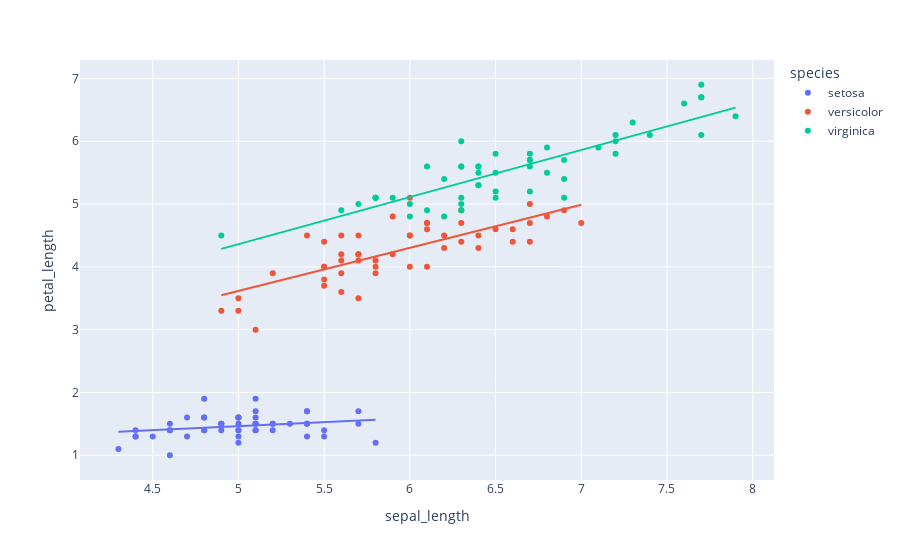

This figure's notebook cell:
### Code cell
px.scatter(iris_dataset,
x='sepal_length',
y='petal_length',
color='species',
trendline="ols")

### Figure 1 — Plotly figure (JSON) as saved in the notebook; plotly's stock layout.template omitted (floating-point values rounded to 4 significant figures)
{"data": [{"hovertemplate": "species=setosa<br>sepal_length=%{x}<br>petal_length=%{y}<extra></extra>", "legendgroup": "setosa", "marker": {"color": "#636efa", "symbol": "circle"}, "mode": "markers", "name": "setosa", "orientation": "v", "showlegend": true, "type": "scatter", "x": [5.1, 4.9, 4.7, 4.6, 5, 5.4, 4.6, 5, 4.4, 4.9, 5.4, 4.8, 4.8, 4.3, 5.8, 5.7, 5.4, 5.1, 5.7, 5.1, 5.4, 5.1, 4.6, 5.1, 4.8, 5, 5, 5.2, 5.2, 4.7, 4.8, 5.4, 5.2, 5.5, 4.9, 5, 5.5, 4.9, 4.4, 5.1, 5, 4.5, 4.4, 5, 5.1, 4.8, 5.1, 4.6, 5.3, 5], "xaxis": "x", "y": [1.4, 1.4, 1.3, 1.5, 1.4, 1.7, 1.4, 1.5, 1.4, 1.5, 1.5, 1.6, 1.4, 1.1, 1.2, 1.5, 1.3, 1.4, 1.7, 1.5, 1.7, 1.5, 1, 1.7, 1.9, 1.6, 1.6, 1.5, 1.4, 1.6, 1.6, 1.5, 1.5, 1.4, 1.5, 1.2, 1.3, 1.5, 1.3, 1.5, 1.3, 1.3, 1.3, 1.6, 1.9, 1.4, 1.6, 1.4, 1.5, 1.4], "yaxis": "y"}, {"hovertemplate": "<b>OLS trendline</b><br>petal_length = 0.129891 * sepal_length + 0.813768<br>R<sup>2</sup>=0.069630<br><br>species=setosa<br>sepal_length=%{x}<br>petal_length=%{y} <b>(trend)</b><extra></extra>", "legendgroup": "setosa", "marker": {"color": "#636efa", "symbol": "circle"}, "mode": "lines", "name": "setosa", "showlegend": false, "type": "scatter", "x": [4.3, 4.4, 4.4, 4.4, 4.5, 4.6, 4.6, 4.6, 4.6, 4.7, 4.7, 4.8, 4.8, 4.8, 4.8, 4.8, 4.9, 4.9, 4.9, 4.9, 5, 5, 5, 5, 5, 5, 5, 5, 5.1, 5.1, 5.1, 5.1, 5.1, 5.1, 5.1, 5.1, 5.2, 5.2, 5.2, 5.3, 5.4, 5.4, 5.4, 5.4, 5.4, 5.5, 5.5, 5.7, 5.7, 5.8], "xaxis": "x", "y": [1.372, 1.385, 1.385, 1.385, 1.398, 1.411, 1.411, 1.411, 1.411, 1.424, 1.424, 1.437, 1.437, 1.437, 1.437, 1.437, 1.45, 1.45, 1.45, 1.45, 1.463, 1.463, 1.463, 1.463, 1.463, 1.463, 1.463, 1.463, 1.476, 1.476, 1.476, 1.476, 1.476, 1.476, 1.476, 1.476, 1.489, 1.489, 1.489, 1.502, 1.515, 1.515, 1.515, 1.515, 1.515, 1.528, 1.528, 1.554, 1.554, 1.567], "yaxis": "y"}, {"hovertemplate": "species=versicolor<br>sepal_length=%{x}<br>petal_length=%{y}<extra></extra>", "legendgroup": "versicolor", "marker": {"color": "#EF553B", "symbol": "circle"}, "mode": "markers", "name": "versicolor", "orientation": "v", "showlegend": true, "type": "scatter", "x": [7, 6.4, 6.9, 5.5, 6.5, 5.7, 6.3, 4.9, 6.6, 5.2, 5, 5.9, 6, 6.1, 5.6, 6.7, 5.6, 5.8, 6.2, 5.6, 5.9, 6.1, 6.3, 6.1, 6.4, 6.6, 6.8, 6.7, 6, 5.7, 5.5, 5.5, 5.8, 6, 5.4, 6, 6.7, 6.3, 5.6, 5.5, 5.5, 6.1, 5.8, 5, 5.6, 5.7, 5.7, 6.2, 5.1, 5.7], "xaxis": "x", "y": [4.7, 4.5, 4.9, 4, 4.6, 4.5, 4.7, 3.3, 4.6, 3.9, 3.5, 4.2, 4, 4.7, 3.6, 4.4, 4.5, 4.1, 4.5, 3.9, 4.8, 4, 4.9, 4.7, 4.3, 4.4, 4.8, 5, 4.5, 3.5, 3.8, 3.7, 3.9, 5.1, 4.5, 4.5, 4.7, 4.4, 4.1, 4, 4.4, 4.6, 4, 3.3, 4.2, 4.2, 4.2, 4.3, 3, 4.1], "yaxis": "y"}, {"hovertemplate": "<b>OLS trendline</b><br>petal_length = 0.68647 * sepal_length + 0.185116<br>R<sup>2</sup>=0.568590<br><br>species=versicolor<br>sepal_length=%{x}<br>petal_length=%{y} <b>(trend)</b><extra></extra>", "legendgroup": "versicolor", "marker": {"color": "#EF553B", "symbol": "circle"}, "mode": "lines", "name": "versicolor", "showlegend": false, "type": "scatter", "x": [4.9, 5, 5, 5.1, 5.2, 5.4, 5.5, 5.5, 5.5, 5.5, 5.5, 5.6, 5.6, 5.6, 5.6, 5.6, 5.7, 5.7, 5.7, 5.7, 5.7, 5.8, 5.8, 5.8, 5.9, 5.9, 6, 6, 6, 6, 6.1, 6.1, 6.1, 6.1, 6.2, 6.2, 6.3, 6.3, 6.3, 6.4, 6.4, 6.5, 6.6, 6.6, 6.7, 6.7, 6.7, 6.8, 6.9, 7], "xaxis": "x", "y": [3.549, 3.617, 3.617, 3.686, 3.755, 3.892, 3.961, 3.961, 3.961, 3.961, 3.961, 4.029, 4.029, 4.029, 4.029, 4.029, 4.098, 4.098, 4.098, 4.098, 4.098, 4.167, 4.167, 4.167, 4.235, 4.235, 4.304, 4.304, 4.304, 4.304, 4.373, 4.373, 4.373, 4.373, 4.441, 4.441, 4.51, 4.51, 4.51, 4.579, 4.579, 4.647, 4.716, 4.716, 4.784, 4.784, 4.784, 4.853, 4.922, 4.99], "yaxis": "y"}, {"hovertemplate": "species=virginica<br>sepal_length=%{x}<br>petal_length=%{y}<extra></extra>", "legendgroup": "virginica", "marker": {"color": "#00cc96", "symbol": "circle"}, "mode": "markers", "name": "virginica", "orientation": "v", "showlegend": true, "type": "scatter", "x": [6.3, 5.8, 7.1, 6.3, 6.5, 7.6, 4.9, 7.3, 6.7, 7.2, 6.5, 6.4, 6.8, 5.7, 5.8, 6.4, 6.5, 7.7, 7.7, 6, 6.9, 5.6, 7.7, 6.3, 6.7, 7.2, 6.2, 6.1, 6.4, 7.2, 7.4, 7.9, 6.4, 6.3, 6.1, 7.7, 6.3, 6.4, 6, 6.9, 6.7, 6.9, 5.8, 6.8, 6.7, 6.7, 6.3, 6.5, 6.2, 5.9], "xaxis": "x", "y": [6, 5.1, 5.9, 5.6, 5.8, 6.6, 4.5, 6.3, 5.8, 6.1, 5.1, 5.3, 5.5, 5, 5.1, 5.3, 5.5, 6.7, 6.9, 5, 5.7, 4.9, 6.7, 4.9, 5.7, 6, 4.8, 4.9, 5.6, 5.8, 6.1, 6.4, 5.6, 5.1, 5.6, 6.1, 5.6, 5.5, 4.8, 5.4, 5.6, 5.1, 5.1, 5.9, 5.7, 5.2, 5, 5.2, 5.4, 5.1], "yaxis": "y"}, {"hovertemplate": "<b>OLS trendline</b><br>petal_length = 0.750081 * sepal_length + 0.610468<br>R<sup>2</sup>=0.746884<br><br>species=virginica<br>sepal_length=%{x}<br>petal_length=%{y} <b>(trend)</b><extra></extra>", "legendgroup": "virginica", "marker": {"color": "#00cc96", "symbol": "circle"}, "mode": "lines", "name": "virginica", "showlegend": false, "type": "scatter", "x": [4.9, 5.6, 5.7, 5.8, 5.8, 5.8, 5.9, 6, 6, 6.1, 6.1, 6.2, 6.2, 6.3, 6.3, 6.3, 6.3, 6.3, 6.3, 6.4, 6.4, 6.4, 6.4, 6.4, 6.5, 6.5, 6.5, 6.5, 6.7, 6.7, 6.7, 6.7, 6.7, 6.8, 6.8, 6.9, 6.9, 6.9, 7.1, 7.2, 7.2, 7.2, 7.3, 7.4, 7.6, 7.7, 7.7, 7.7, 7.7, 7.9], "xaxis": "x", "y": [4.286, 4.811, 4.886, 4.961, 4.961, 4.961, 5.036, 5.111, 5.111, 5.186, 5.186, 5.261, 5.261, 5.336, 5.336, 5.336, 5.336, 5.336, 5.336, 5.411, 5.411, 5.411, 5.411, 5.411, 5.486, 5.486, 5.486, 5.486, 5.636, 5.636, 5.636, 5.636, 5.636, 5.711, 5.711, 5.786, 5.786, 5.786, 5.936, 6.011, 6.011, 6.011, 6.086, 6.161, 6.311, 6.386, 6.386, 6.386, 6.386, 6.536], "yaxis": "y"}], "layout": {"autosize": true, "legend": {"title": {"text": "species"}, "tracegroupgap": 0}, "margin": {"t": 60}, "xaxis": {"anchor": "y", "autorange": true, "domain": [0, 1], "range": [4.032, 8.168], "title": {"text": "sepal_length"}, "type": "linear"}, "yaxis": {"anchor": "x", "autorange": true, "domain": [0, 1], "range": [0.5432, 7.357], "title": {"text": "petal_length"}, "type": "linear"}}}
